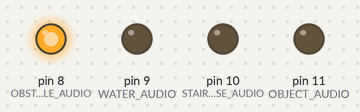
Bench run of a sketch on a simulated Arduino Uno, built with avr-gcc and run on an emulated ATmega328P. Parts: output pins drawn as LEDs (lit = HIGH). What the sketch prints to the serial monitor is not drawn.

Above: at 0.5 s.
At 1.5 s:
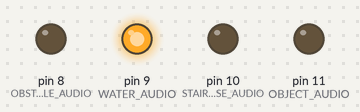
At 2.5 s:
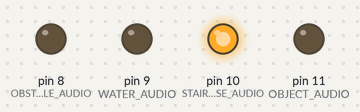
At 3.5 s:
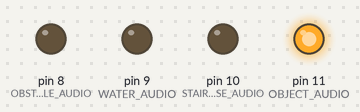
Timing chart, 0 to 5.2 s (numbered marks = the images above):
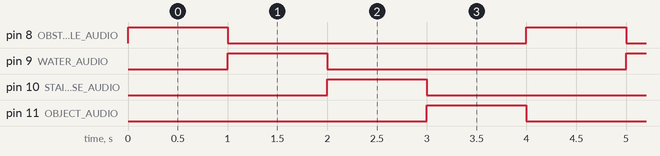

The sketch:

SpeakerTest.ino
```cpp
#define OBSTACLE_AUDIO 8
#define WATER_AUDIO 9
#define STAIRCASE_AUDIO 10
#define OBJECT_AUDIO 11

void setupSpeaker(){
  Serial.println("Initializing Speaker");
  pinMode(OBSTACLE_AUDIO,OUTPUT);
  pinMode(WATER_AUDIO,OUTPUT);
  pinMode(STAIRCASE_AUDIO,OUTPUT);
  pinMode(OBJECT_AUDIO,OUTPUT);
}

void raiseAlert(int SIGNAL, int duration){
  long startTime = millis();
  while(millis() - startTime < duration)
  {
    digitalWrite(SIGNAL, HIGH);
    //digitalWrite(VIBRATOR, HIGH);
  }
  digitalWrite(SIGNAL, LOW);
  return;
  //digitalWrite(VIBRATOR, LOW);
}

void setup() {
   Serial.begin(9600);
   setupSpeaker();

}

void loop() {
//  raiseAlert(8,200);
//  raiseAlert(9,200);
//  raiseAlert(10,200);
//  raiseAlert(11,200);
  digitalWrite(8,HIGH);
  delay(1000);
  digitalWrite(8,LOW);
  digitalWrite(9,HIGH);
  delay(1000);
  digitalWrite(9,LOW);
  digitalWrite(10,HIGH);
  delay(1000);
  digitalWrite(10,LOW);
  digitalWrite(11,HIGH);
  delay(1000);
  digitalWrite(11,LOW);

}
```

Measured:
- by itself, pin 8 (OBSTACLE_AUDIO), pin 9 (WATER_AUDIO), pin 10 (STAIRCASE_AUDIO), pin 11 (OBJECT_AUDIO): alternates HIGH for 1.0 s and LOW for 3.0 s
- by itself, everything shown: repeats every 4.0 s, in 5 steps
